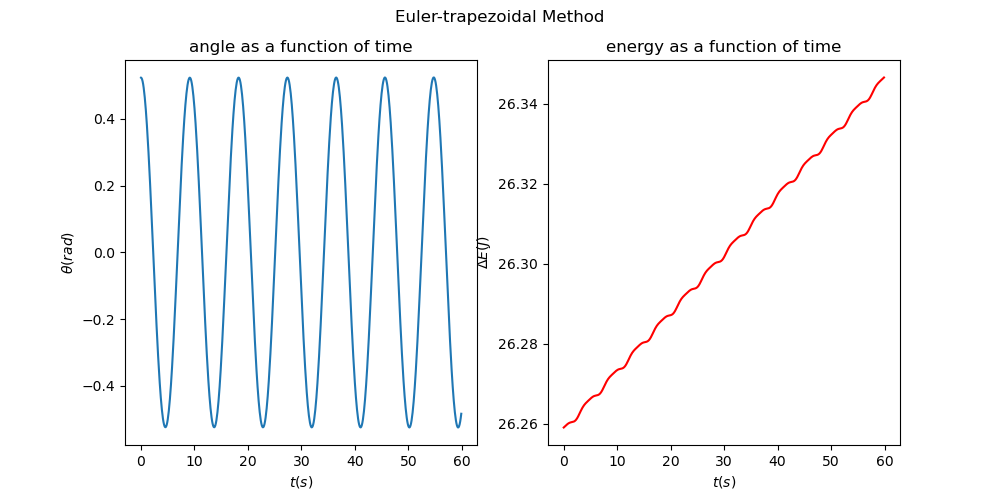

Here is the Python script that generated this plot:
# python 3.8.13
# Euler-trapezoidal_method.py

# Created on Nov 20 19:10:09 2022
# version: 1.0
# @author: yinchaoyang
# --- utf-8 ---

# Numerically solve the motion of a simple pendulum
# using Euler-trapezoidal method.


import math
import matplotlib.pyplot as plt
import numpy as np

# Constants
m = 1
g = 9.80
l = 20

def f(x):
    return np.array([x[1], -g / l * math.sin(x[0])])

def Euler_trapezoidal(f, x0, v0, t, step):
    x_t = np.zeros((len(t), 100))
    v_t = np.zeros((len(t), 100))
    x_t[0][0] = x0
    v_t[0][0] = v0
    X_t = np.array([x_t, v_t])
    for i in range(len(t) - 1):
        j = 0
        X_t[:, i + 1, 0] = X_t[:, i, 0] + 0.5 * step * (f(X_t[:, i, 0]) + f(X_t[:, i, 0] + step * f(X_t[:, i, 0]))) # predictors
        X_t[:, i + 1, j + 1] = X_t[:, i, j] + 1 / 2 * step * (f(X_t[:, i, j]) + f(X_t[:, i + 1, j + 1])) # correctors
        j = j + 1
        while j < 100 - 1 and abs(x_t[i][j] - x_t[i][j - 1]) > 1e-3:
            X_t[:, i + 1, j + 1] = X_t[:, i, j] + 1 / 2 * step * (f(X_t[:, i, j]) + f(X_t[:, i + 1, j]))
            j = j + 1
    x_t = X_t[0]
    v_t = X_t[1]
    return x_t, v_t

if __name__ == '__main__':
    step = 0.1
    t = np.arange(0, 60, step) # consider the motion period from 0 to 60 seconds.
    x0 = math.pi / 6           # set the initial location at pi/6
    v0 = 0                     # set the initial speed as 0

    # Calculate the total energy.
    x_t, v_t = Euler_trapezoidal(f, x0, v0, t, step)
    Energy = np.zeros(len(t))
    for i in range(len(Energy)):
        Energy[i] = m * g * l * (1 - math.cos(x_t[i][0])) + 1 / 2 * m * (l * v_t[i][0])**2

    # Plot the angle as a function of time.
    fig = plt.figure(figsize=(10, 5))
    fig.suptitle('Euler-trapezoidal Method')
    plt.subplot(1, 2, 1)
    plt.plot(t, x_t[:, 0])
    plt.xlabel(r'$t(s)$')
    plt.ylabel(r'$\theta(rad)$')
    plt.title('angle as a function of time')
    # Plot the energy as a function of time.
    plt.subplot(1, 2, 2)
    plt.plot(t, Energy, 'r')
    plt.xlabel(r'$t(s)$')
    plt.ylabel(r'$\Delta E (J)$')
    plt.title('energy as a function of time')
    plt.show()
